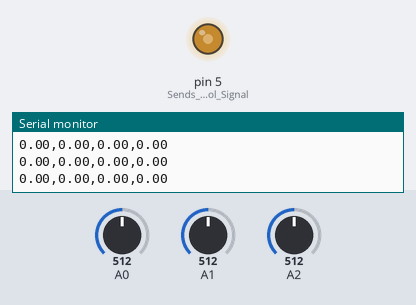
Recording of a sketch running on a simulated Arduino Uno, built with avr-gcc and run on an emulated ATmega328P. Shown: output pins drawn as LEDs (lit = HIGH), the last lines printed to the serial monitor. The inputs (shaded band) are chosen by the test bench; at power-on: A0 = 512, A2 = 512, A1 = 512.

Above: at 1.2 s.
1.3 s: A0 set to 716
At 1.7 s:
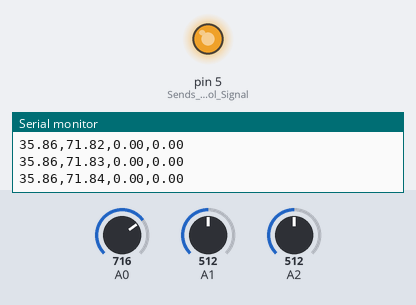
4.3 s: A2 set to 716
At 4.6 s:
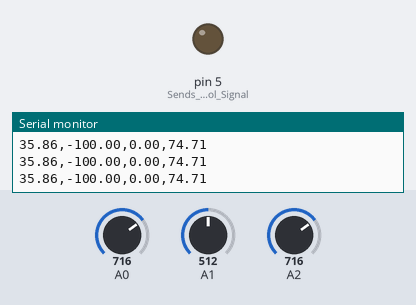
5.8 s: A1 set to 373
7.3 s: A1 set to 345
At 8.2 s:
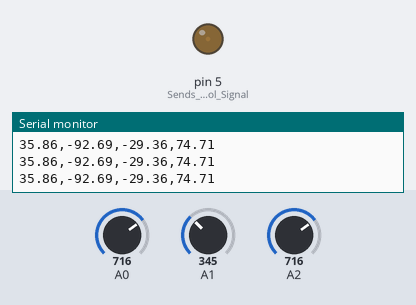
8.8 s: A0 set to 1023
At 10.0 s:
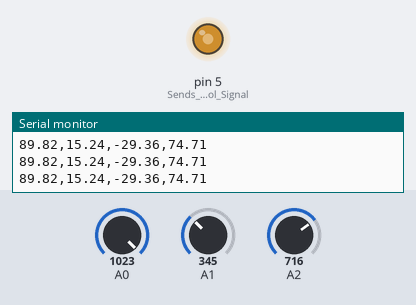
10.3 s: A0 set to 511
At 10.6 s:
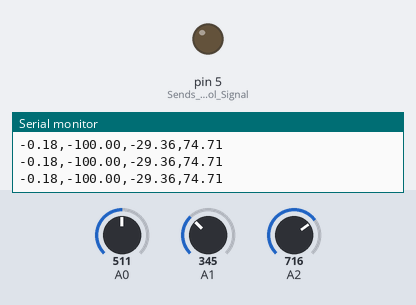
Timing chart, 0 to 12.8 s (numbered marks = the images above; inputs shaded):
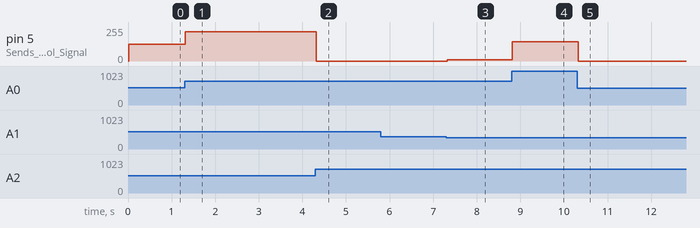

Measured:
- after the input at 1.3 s, pin 5 (Sends_Control_Signal): 127/255 → 218/255 at once, → 219/255 0.12 s later, → 220/255 2.2 s later
- after the input at 4.3 s, pin 5 (Sends_Control_Signal): 220/255 → 0/255 at once
- after the input at 7.3 s, pin 5 (Sends_Control_Signal): 0/255 → 9/255 at once
- after the input at 8.8 s, pin 5 (Sends_Control_Signal): 9/255 → 146/255 at once
- after the input at 10.3 s, pin 5 (Sends_Control_Signal): 146/255 → 0/255 at once

The sketch:

pilot.ino
```cpp
// --- Controller Parameters ---
float Kp = 2.0;
float Ki = 0.01;
float Kd = 3.0;
float integralError = 0.0;

unsigned long lastTime = 0;

void setup() {
  Serial.begin(9600);
  pinMode(5, OUTPUT); // Sends Control Signal (-100%..+100%) to Left Arduino
  lastTime = millis();
}

float computeController(float targetAngle, float measuredAngle, float measuredSpeed, float dt) {
  float error = targetAngle - measuredAngle;
  integralError = constrain(integralError + error * dt, -100.0, 100.0);

  float rawOutput = (Kp * error) + (Ki * integralError) - (Kd * measuredSpeed);
  return constrain(rawOutput, -100.0, 100.0);
}

void loop() {
  unsigned long now = millis();
  float dt = (now - lastTime) / 1000.0;

  if (dt >= 0.02) { // 50 Hz loop
    lastTime = now;

    // 1. Read Pilot Knob (A0) -> Target Angle (-90 to +90)
    float targetAngle = ((analogRead(A0) / 1024.0) * 180.0) - 90.0;

    // 2. Read Machine Angle from Left Arduino (A1) -> Measured Angle (-90 to +90)
    float maxAngle = 90;
    float measuredAngle = ((analogRead(A1) / 1024.0) * (2 * maxAngle)) - maxAngle;

    // 3. Read Machine Speed from Left Arduino (A1) -> Measured Speed (-187.5 to +187.5)
    float maxSpeed = 187.5;
    float measuredSpeed = ((analogRead(A2) / 1024.0) * (2 * maxSpeed)) - maxSpeed;

    // 4. Compute PID Control Signal (-100% to +100%)
    float controlSignal = computeController(targetAngle, measuredAngle, measuredSpeed, dt);

    // 5. Send Control Signal out as PWM (0..255) on Pin 5
    int pwmOut = (int)(((controlSignal + 100.0) / 200.0) * 255.0);
    analogWrite(5, constrain(pwmOut, 0, 255));

    // 6. Print numbers only for Tinkercad Serial Plotter (Target, Control, Angle)
    Serial.print(targetAngle);
    Serial.print(",");
    Serial.print(controlSignal);
    Serial.print(",");
    Serial.print(measuredAngle);
    Serial.print(",");
    Serial.println(measuredSpeed);
  }
}
```
